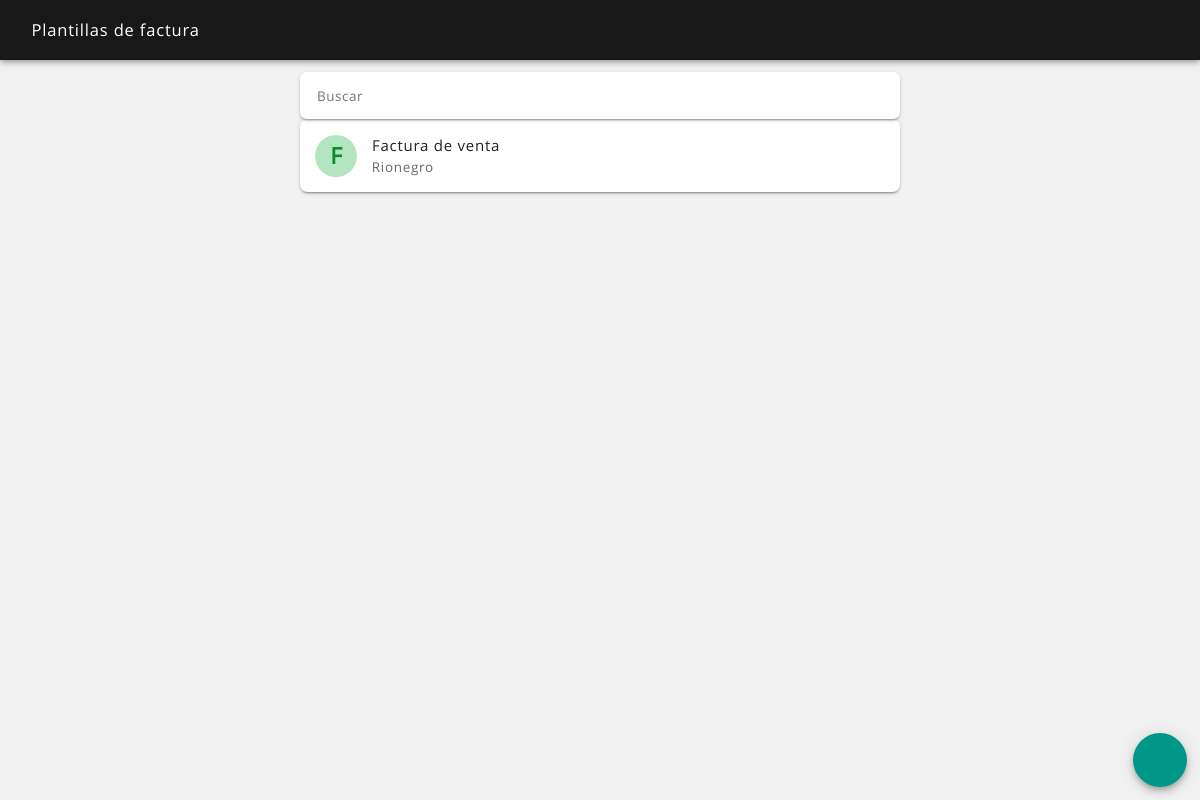
The app's page /plantillas_factura_ver.php (signed in), older data.
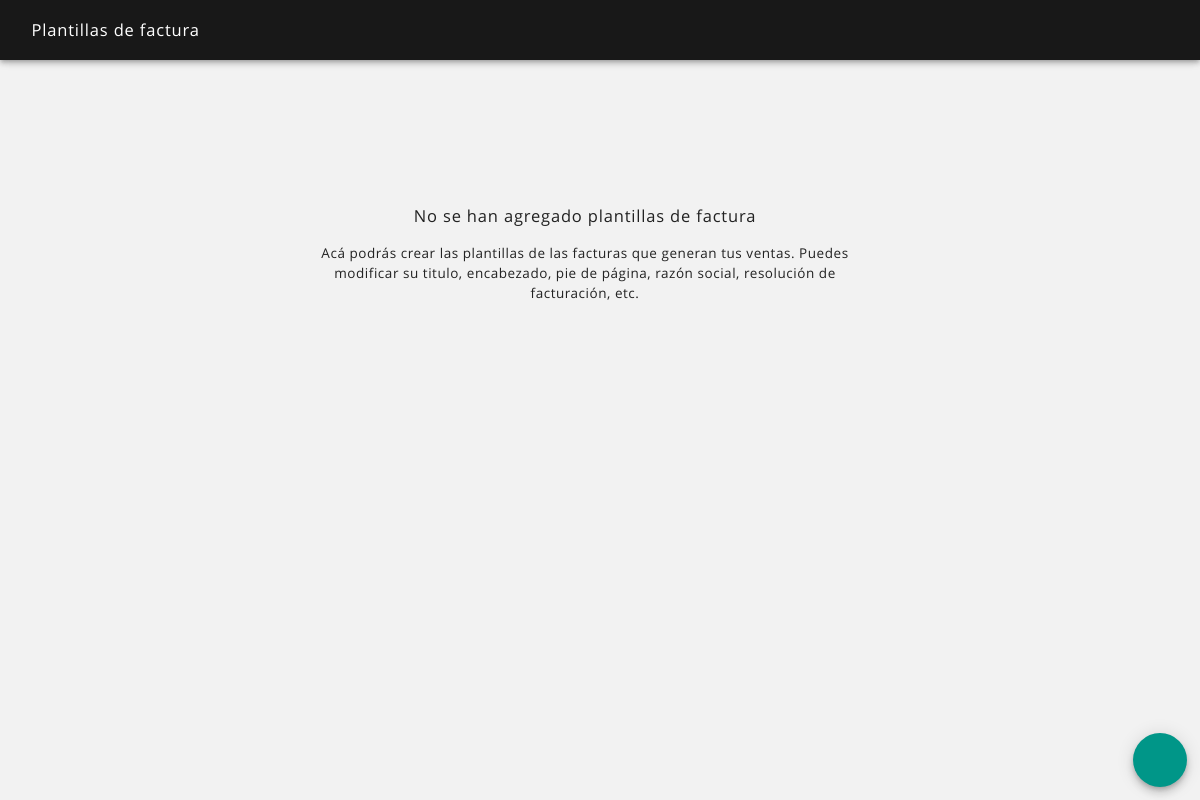
The same page, newer data.
### tables this page shows
CREATE TABLE `plantilla_factura` (
  `plantilla_factura_id` int(11) NOT NULL,
  `fecha_alta` datetime NOT NULL,
  `fecha_mod` datetime NOT NULL,
  `fecha_baja` datetime NOT NULL,
  `usuario_alta` int(11) NOT NULL,
  `usuario_mod` int(11) NOT NULL,
  `usuario_baja` int(11) NOT NULL,
  `estado` text NOT NULL,
  `titulo` text NOT NULL,
  `prefijo` text NOT NULL,
  `numero_inicio` text NOT NULL,
  `numero_fin` text NOT NULL,
  `sufijo` text NOT NULL,
  `encabezado` text NOT NULL,
  `mostrar_local` text NOT NULL,
  `mostrar_atendido` text NOT NULL,
  `mostrar_impuesto` text NOT NULL,
  `pie` text NOT NULL,
  `imagen` text NOT NULL,
  `imagen_nombre` text NOT NULL,
  `local_id` int(11) NOT NULL
);

CREATE TABLE `local` (
  `local_id` int(11) NOT NULL,
  `fecha_alta` datetime NOT NULL,
  `fecha_mod` datetime NOT NULL,
  `fecha_baja` datetime NOT NULL,
  `usuario_alta` int(11) NOT NULL,
  `usuario_mod` int(11) NOT NULL,
  `usuario_baja` int(11) NOT NULL,
  `estado` text NOT NULL,
  `local` text NOT NULL,
  `tipo` text NOT NULL,
  `direccion` text NOT NULL,
  `telefono` text NOT NULL,
  `apertura` time NOT NULL,
  `cierre` time NOT NULL,
  `propina` int(11) NOT NULL,
  `imagen` text NOT NULL,
  `imagen_nombre` text NOT NULL
);

### sis/avatar_color.php (called while the page is built)
<?php
$pla = ord(strtolower($avatar_nombre[0]));
$ula = ord(substr($avatar_nombre, -1));
$lca = strlen($avatar_nombre);
$sca = $pla + $ula + $lca + $avatar_id;
$sca = $sca << 5;
$ab_hue = $sca;
$ab_sat = "50%";
$ab_lig = "80%";
$at_hue = $sca;
$at_sat = "80%";
$at_lig = "30%";
?>

### plantillas_factura_ver.php (the view, shortened to what this page needs)
<?php
include ("sis/nombre_sesion.php");
?>
<?php
if(isset($_POST['busqueda'])) $busqueda = $_POST['busqueda']; elseif(isset($_GET['busqueda'])) $busqueda = $_GET['busqueda']; else $busqueda = null;
if(isset($_POST['body_snack'])) $body_snack = $_POST['body_snack']; elseif(isset($_GET['body_snack'])) $body_snack = $_GET['body_snack']; else $body_snack = null;
?>
<!DOCTYPE html>
<html lang="es">
<head>
    <?php
    include ("partes/head.php");
    ?>
</head>
<body <?php echo $body_snack; ?>>
<header class="rdm-toolbar--contenedor">
    <div class="rdm-toolbar--fila">
        <div class="rdm-toolbar--izquierda">
            <h2 class="rdm-toolbar--titulo">Plantillas de factura</h2>
        </div>
    </div>
</header>
<main class="rdm--contenedor-toolbar">
    <?php
    $consulta = $conexion->query("SELECT * FROM plantilla_factura WHERE estado = 'activo' ORDER BY titulo");
    if ($consulta->num_rows == 0)
    {
        ?>
        <div class="rdm-vacio--caja">
            <p class="rdm-tipografia--subtitulo1">No se han agregado plantillas de factura</p>
            <p class="rdm-tipografia--cuerpo1--margen-ajustada">Acá podrás crear las plantillas de las facturas que generan tus ventas. Puedes modificar su titulo, encabezado, pie de página, razón social, resolución de facturación, etc.</p>
        </div>
        <?php
    }
    else
    {   ?>
        <input type="search" name="busqueda" id="busqueda" value="<?php echo "$busqueda"; ?>" placeholder="Buscar" maxlength="30" autofocus autocomplete="off" onKeyUp="buscar();" onFocus="buscar();" />
        <section class="rdm-lista">
        <?php
        while ($fila = $consulta->fetch_assoc())
        {
            $plantilla_factura_id = $fila['plantilla_factura_id'];
            $titulo = $fila['titulo'];
            $local_id = $fila['local_id'];
            $consulta2 = $conexion->query("SELECT * FROM local WHERE local_id = $local_id");
            if ($filas2 = $consulta2->fetch_assoc())
            {
                $local = ucfirst($filas2['local']);
            }
            else
            {
                $local = "";
            }
            $avatar_id = $plantilla_factura_id;
            $avatar_nombre = "$titulo";
            include ("sis/avatar_color.php");
            $imagen = '<div class="rdm-lista--avatar-color" style="background-color: hsl('.$ab_hue.', '.$ab_sat.', '.$ab_lig.'); color: hsl('.$at_hue.', '.$at_sat.', '.$at_lig.');"><span class="rdm-lista--avatar-texto">'.strtoupper(substr($avatar_nombre, 0, 1)).'</span></div>';
            ?>
            <a href="plantillas_factura_detalle.php?plantilla_factura_id=<?php echo "$plantilla_factura_id"; ?>">
                <article class="rdm-lista--item-doble">
                    <div class="rdm-lista--izquierda-sencillo">
                        <div class="rdm-lista--contenedor">
                            <?php echo "$imagen"; ?>
                        </div>
                        <div class="rdm-lista--contenedor">
                            <h2 class="rdm-lista--titulo"><?php echo ucfirst($titulo); ?></h2>
                            <h2 class="rdm-lista--texto-secundario"><?php echo ucfirst($local); ?></h2>
                        </div>
                    </div>
                </article>
            </a>
        <?php
        }
        ?>
        </section>
    <?php
    }
    ?>
</main>
<footer>
    <a href="plantillas_factura_agregar.php"><button class="rdm-boton--fab" ><i class="zmdi zmdi-plus zmdi-hc-2x"></i></button></a>
</footer>
</body>
</html>

Row changes from the older to the newer data that the page shows:
no longer on this page (row edited): plantilla_factura: titulo "F", titulo "Factura de venta", local.local "Rionegro"
Text that changed along with them:
text now shown: "No se han agregado plantillas de factura Acá podrás crear las plantillas de las facturas que generan tus ventas. Puedes modificar su titulo, encabezado, pie de página, razón social, resolución de facturación, etc."
